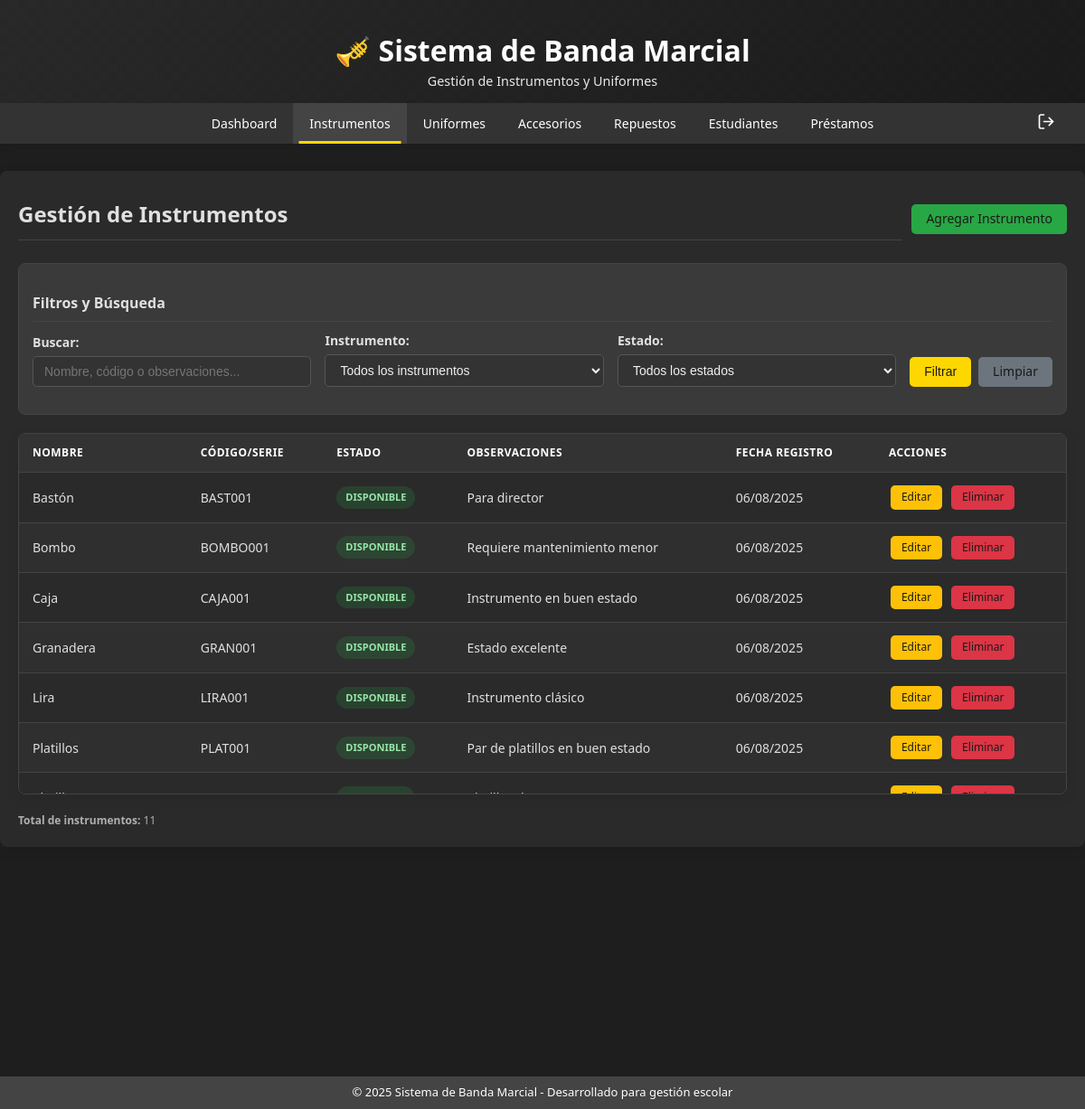
The app's page /modules/instrumentos/index.php (signed in) with its own data.
### tables this page shows
CREATE TABLE instrumentos (
  id INT AUTO_INCREMENT PRIMARY KEY,
  nombre VARCHAR(100) NOT NULL,
  estado ENUM('Disponible', 'Prestado', 'Dañado', 'En reparación') DEFAULT 'Disponible',
  codigo_serie VARCHAR(50) UNIQUE,
  observaciones TEXT,
  fecha_registro TIMESTAMP DEFAULT CURRENT_TIMESTAMP,
  fecha_actualizacion TIMESTAMP DEFAULT CURRENT_TIMESTAMP ON UPDATE CURRENT_TIMESTAMP
);

### modules/instrumentos/index.php (the view, shortened to what this page needs)
<?php
$base_url = '../../';
$current_module = 'instrumentos';
require_once '../../includes/header.php';
$conn = getDBConnection();
$buscar = isset($_GET['buscar']) ? $_GET['buscar'] : '';
$sql = "SELECT * FROM instrumentos WHERE 1=1";
$params = [];
$sql .= " ORDER BY nombre, codigo_serie";
try {
    $stmt = $conn->prepare($sql);
    $stmt->execute($params);
    $instrumentos = $stmt->fetchAll(PDO::FETCH_ASSOC);
} catch(PDOException $e) {
    echo "Error: " . $e->getMessage();
}
?>
<div class="main-content">
    <div class="header-actions">
        <h2>Gestión de Instrumentos</h2>
        <div class="btn-group">
            <a href="crear.php" class="btn btn-success">Agregar Instrumento</a>
        </div>
    </div>
    <div class="filters">
        <h3>Filtros y Búsqueda</h3>
        <form method="GET">
            <div class="form-row">
                <div class="form-group">
                    <label>Buscar:</label>
                    <input type="text" name="buscar" class="form-control" placeholder="Nombre, código o observaciones..." value="<?php echo htmlspecialchars($buscar); ?>">
                </div>
                <div class="form-group">
                    <label>Instrumento:</label>
                    <select name="nombre" class="form-control">
                        <option value="">Todos los instrumentos</option>
                    </select>
                </div>
                <div class="form-group">
                    <label>Estado:</label>
                    <select name="estado" class="form-control">
                        <option value="">Todos los estados</option>
                    </select>
                </div>
                <div class="form-group">
                    <div class="btn-group">
                        <button type="submit" class="btn">Filtrar</button>
                        <a href="index.php" class="btn btn-secondary">Limpiar</a>
                    </div>
                </div>
            </div>
        </form>
    </div>
    <div class="table-container">
        <table id="tabla-datos">
            <thead>
                <tr>
                    <th>Nombre</th>
                    <th>Código/Serie</th>
                    <th>Estado</th>
                    <th>Observaciones</th>
                    <th>Fecha Registro</th>
                    <th>Acciones</th>
                </tr>
            </thead>
            <tbody>
                <?php if (empty($instrumentos)): ?>
                <tr>
                    <td colspan="6" class="no-results-cell">
                        No se encontraron instrumentos con los filtros aplicados.
                    </td>
                </tr>
                <?php else: ?>
                <?php foreach ($instrumentos as $instrumento): ?>
                <tr>
                    <td><?php echo htmlspecialchars($instrumento['nombre']); ?></td>
                    <td><?php echo htmlspecialchars($instrumento['codigo_serie']); ?></td>
                    <td>
                        <span class="estado estado-<?php echo strtolower(str_replace(' ', '-', $instrumento['estado'])); ?>">
                            <?php echo $instrumento['estado']; ?>
                        </span>
                    </td>
                    <td><?php echo htmlspecialchars($instrumento['observaciones']); ?></td>
                    <td><?php echo date('d/m/Y', strtotime($instrumento['fecha_registro'])); ?></td>
                    <td>
                        <div class="table-actions">
                            <a href="editar.php?id=<?php echo $instrumento['id']; ?>" class="btn btn-warning">Editar</a>
                            <a href="eliminar.php?id=<?php echo $instrumento['id']; ?>" class="btn btn-danger" onclick="return confirmarEliminacion('¿Está seguro de eliminar este instrumento?')">Eliminar</a>
                        </div>
                    </td>
                </tr>
                <?php endforeach; ?>
                <?php endif; ?>
            </tbody>
        </table>
    </div>
    <div class="text-small text-muted">
        <strong>Total de instrumentos:</strong> <?php echo count($instrumentos); ?>
    </div>
</div>
<?php require_once '../../includes/footer.php'; ?>

### includes/header.php (shortened to what this page needs)
<!DOCTYPE html>
<html lang="es">
<head>
    <link rel="stylesheet" href="<?php echo $base_url; ?>css/style.css">
</head>
<body>
    <header class="header">
        <div class="container">
            <h1>🎺 Sistema de Banda Marcial</h1>
            <p>Gestión de Instrumentos y Uniformes</p>
        </div>
    </header>
    <nav class="nav">
        <div class="container">
            <ul>
                <li><a href="<?php echo $base_url; ?>index.php" <?php echo (isset($current_module) && $current_module == 'dashboard') ? 'class="active"' : ''; ?>>Dashboard</a></li>
                <li><a href="<?php echo $base_url; ?>modules/instrumentos/index.php" <?php echo (isset($current_module) && $current_module == 'instrumentos') ? 'class="active"' : ''; ?>>Instrumentos</a></li>
                <li><a href="<?php echo $base_url; ?>modules/uniformes/index.php" <?php echo (isset($current_module) && $current_module == 'uniformes') ? 'class="active"' : ''; ?>>Uniformes</a></li>
                <li><a href="<?php echo $base_url; ?>modules/accesorios/index.php" <?php echo (isset($current_module) && $current_module == 'accesorios') ? 'class="active"' : ''; ?>>Accesorios</a></li>
                <li><a href="<?php echo $base_url; ?>modules/repuestos/index.php" <?php echo (isset($current_module) && $current_module == 'repuestos') ? 'class="active"' : ''; ?>>Repuestos</a></li>
                <li><a href="<?php echo $base_url; ?>modules/estudiantes/index.php" <?php echo (isset($current_module) && $current_module == 'estudiantes') ? 'class="active"' : ''; ?>>Estudiantes</a></li>
                <li><a href="<?php echo $base_url; ?>modules/prestamos/index.php" <?php echo (isset($current_module) && $current_module == 'prestamos') ? 'class="active"' : ''; ?>>Préstamos</a></li>
                <?php if (isset($_SESSION['user_id'])):  ?>
                    <li class="nav-logout-item">
                        <a href="<?php echo $base_url; ?>logout.php" title="Cerrar Sesión (<?php echo htmlspecialchars($_SESSION['username']); ?>)">
                        </a>
                    </li>
                <?php endif; ?>
            </ul>
        </div>
    </nav>
    <div class="container main-wrapper-container">
    </div>
</body>
</html>

### includes/footer.php (shortened to what this page needs)
    <footer class="footer">
        <div class="container">
            <p>&copy; <?php echo date('Y'); ?> Sistema de Banda Marcial - Desarrollado para gestión escolar</p>
        </div>
    </footer>
</body>
</html>

### records on screen
instrumentos: nombre "Bastón", codigo_serie "BAST001", estado "DISPONIBLE", observaciones "Para director", fecha_registro "06/08/2025"
instrumentos: nombre "Bombo", codigo_serie "BOMBO001", estado "DISPONIBLE", observaciones "Requiere mantenimiento menor", fecha_registro "06/08/2025"
instrumentos: nombre "Caja", codigo_serie "CAJA001", estado "DISPONIBLE", observaciones "Instrumento en buen estado", fecha_registro "06/08/2025"
instrumentos: nombre "Granadera", codigo_serie "GRAN001", estado "DISPONIBLE", observaciones "Estado excelente", fecha_registro "06/08/2025"
instrumentos: nombre "Lira", codigo_serie "LIRA001", estado "DISPONIBLE", observaciones "Instrumento clásico", fecha_registro "06/08/2025"
instrumentos: nombre "Platillos", codigo_serie "PLAT001", estado "DISPONIBLE", observaciones "Par de platillos en buen estado", fecha_registro "06/08/2025"

### other values on screen
count($instrumentos) "11"
